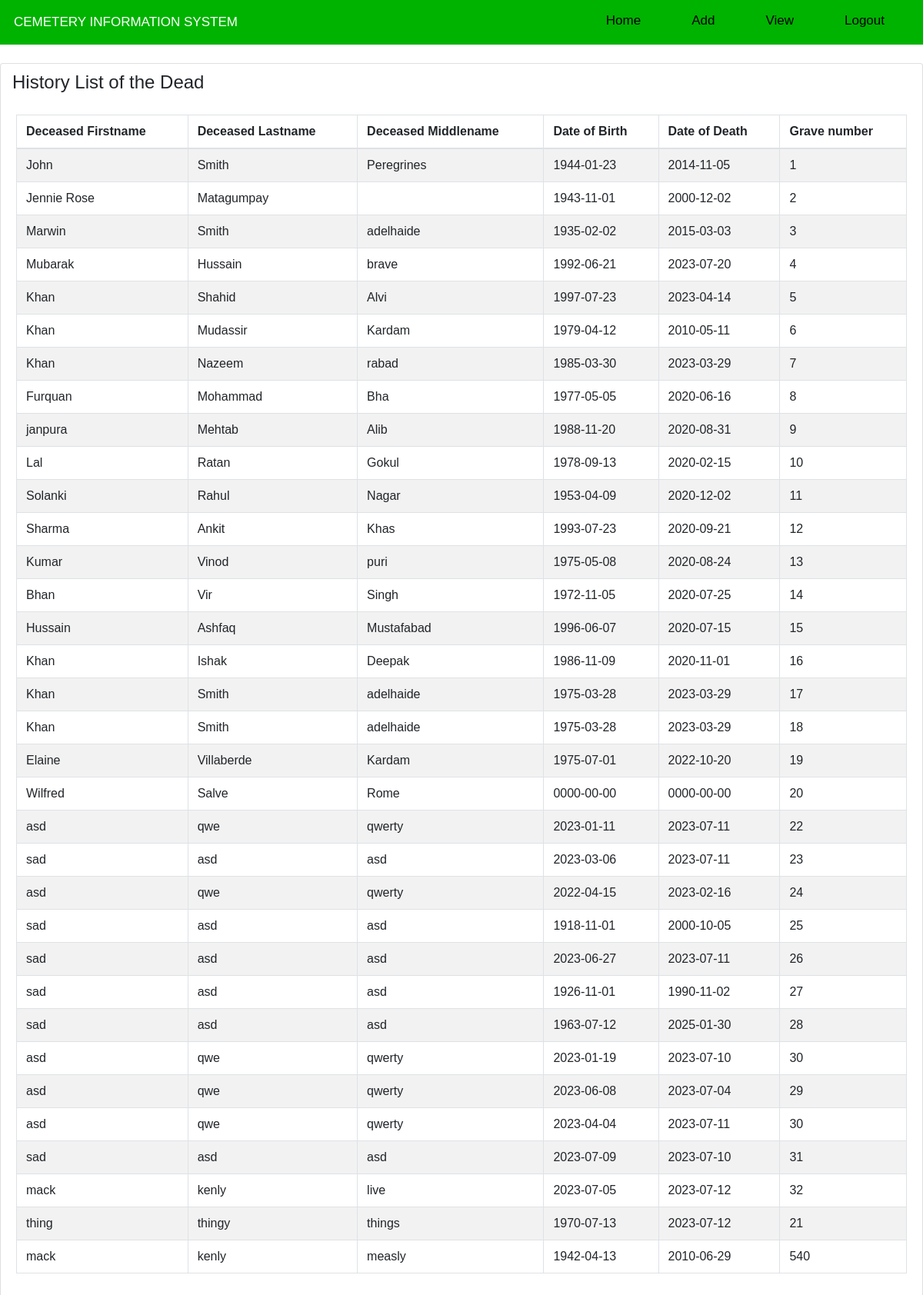
The app's page /admin_page.php with its own data.
### tables this page shows
CREATE TABLE `dperson` (
  `id` int(30) NOT NULL,
  `firstname` varchar(255) NOT NULL,
  `lastname` varchar(255) NOT NULL,
  `middlename` varchar(255) NOT NULL,
  `DofBirth` date NOT NULL,
  `DofDeath` date NOT NULL,
  `Graveno` int(100) NOT NULL
);

### admin_page.php (the view, shortened to what this page needs)
<?php
require 'config.php';
?>
<!DOCTYPE html>
<html>
<head>
    <link rel="stylesheet" href="assets/bootstrap/css/bootstrap.min.css">
    <link rel="stylesheet" href="assets/fonts/simple-line-icons.min.css">
    <link rel="stylesheet" href="https://cdnjs.cloudflare.com/ajax/libs/baguettebox.js/1.10.0/baguetteBox.min.css">
    <link rel="stylesheet" href="assets/css/smoothproducts.css">
    <link rel="stylesheet" href="User.css">
</head>
<body>
  <div class="topnav" id="myTopnav">
    <div class="topnav-1" style="font-size:3vw;">
      <a href="#index" class="active">CEMETERY INFORMATION SYSTEM</a>
    </div>
    <a href="logout.php">Logout</a>
    <a href="dperson-view.php">View</a>
    <a href="dperson-create.php">Add</a>
    <a href="admin_page.php">Home</a>
  </div>
  <main class="page landing-page">
    <div class="column">
        <div class="card mt-4">
            <h4 style="padding-left:15px; padding-top:10px;">History List of the Dead</h4>
            <div class="card-body">
                <table class="table table-bordered table-striped">
                    <thead>
                        <tr>
                            <th>Deceased Firstname</th>
                            <th>Deceased Lastname</th>
                            <th>Deceased Middlename</th>
                            <th>Date of Birth</th>
                            <th>Date of Death</th>
                            <th>Grave number</th>
                        </tr>
                    </thead>
                        <tbody>
                            <?php
                            $query = "SELECT * FROM dperson";
                            $query_run = mysqli_query($conn, $query);
                            if(mysqli_num_rows($query_run) > 0 )
                            {
                                foreach($query_run as $dperson)
                                {
                                    ?>
                                    <tr>
                                        <td><?= $dperson['firstname']; ?></td>
                                        <td><?= $dperson['lastname']; ?></td>
                                        <td><?= $dperson['middlename']; ?></td>
                                        <td><?= $dperson['DofBirth']; ?></td>
                                        <td><?= $dperson['DofDeath']; ?></td>
                                        <td><?= $dperson['Graveno']; ?></td>
                                    </tr>
                                    <?php
                                }
                            }
                            else
                            {
                                echo "<h5> No Record Found </h5>";
                            }
                            ?>
                        </tbody>
                </table>
            </div>
        </div>
    </div>
  </main>
<link rel="stylesheet" href="https://cdn.datatables.net/1.10.4/css/jquery.dataTables.min.css">
</body>
</html>

### assets/css/smoothproducts.css (style rules this page uses)
html, body { height: 100%; width: 100%; }

### User.css (style rules this page uses)
body { margin:0; font-family:Arial }
.topnav { overflow: hidden; background-color: #00b300; }
.topnav a { float: right; display: block; color: black; text-align: center; padding: 14px 16px; padding-right: 50px; text-decoration: none; font-size: 17px; }
.topnav-1 a { float: left; display: block; color: black; text-align: center; padding: 16px 18px; text-decoration: none; font-size: 17px; }
.active { background-color: #00b300; color: white; }

### records on screen
dperson: firstname "John", lastname "Smith", middlename "Peregrines", DofBirth "1944-01-23", DofDeath "2014-11-05", Graveno "1"
dperson: firstname "Jennie Rose", lastname "Matagumpay", DofBirth "1943-11-01", DofDeath "2000-12-02", Graveno "2"
dperson: firstname "Marwin", lastname "Smith", middlename "adelhaide", DofBirth "1935-02-02", DofDeath "2015-03-03", Graveno "3"
dperson: firstname "Mubarak", lastname "Hussain", middlename "brave", DofBirth "1992-06-21", DofDeath "2023-07-20", Graveno "4"
dperson: firstname "Khan", lastname "Shahid", middlename "Alvi", DofBirth "1997-07-23", DofDeath "2023-04-14", Graveno "5"
dperson: firstname "Khan", lastname "Mudassir", middlename "Kardam", DofBirth "1979-04-12", DofDeath "2010-05-11", Graveno "6"
dperson: firstname "Khan", lastname "Nazeem", middlename "rabad", DofBirth "1985-03-30", DofDeath "2023-03-29", Graveno "7"
dperson: firstname "Furquan", lastname "Mohammad", middlename "Bha", DofBirth "1977-05-05", DofDeath "2020-06-16", Graveno "8"
dperson: firstname "janpura", lastname "Mehtab", middlename "Alib", DofBirth "1988-11-20", DofDeath "2020-08-31", Graveno "9"
dperson: firstname "Lal", lastname "Ratan", middlename "Gokul", DofBirth "1978-09-13", DofDeath "2020-02-15", Graveno "10"
dperson: firstname "Solanki", lastname "Rahul", middlename "Nagar", DofBirth "1953-04-09", DofDeath "2020-12-02", Graveno "11"
dperson: firstname "Sharma", lastname "Ankit", middlename "Khas", DofBirth "1993-07-23", DofDeath "2020-09-21", Graveno "12"
dperson: firstname "Kumar", lastname "Vinod", middlename "puri", DofBirth "1975-05-08", DofDeath "2020-08-24", Graveno "13"
dperson: firstname "Bhan", lastname "Vir", middlename "Singh", DofBirth "1972-11-05", DofDeath "2020-07-25", Graveno "14"
dperson: firstname "Hussain", lastname "Ashfaq", middlename "Mustafabad", DofBirth "1996-06-07", DofDeath "2020-07-15", Graveno "15"
dperson: firstname "Khan", lastname "Ishak", middlename "Deepak", DofBirth "1986-11-09", DofDeath "2020-11-01", Graveno "16"
dperson: firstname "Khan", lastname "Smith", middlename "adelhaide", DofBirth "1975-03-28", DofDeath "2023-03-29", Graveno "17"
dperson: firstname "Khan", lastname "Smith", middlename "adelhaide", DofBirth "1975-03-28", DofDeath "2023-03-29", Graveno "18"
dperson: firstname "Elaine", lastname "Villaberde", middlename "Kardam", DofBirth "1975-07-01", DofDeath "2022-10-20", Graveno "19"
dperson: firstname "Wilfred", lastname "Salve", middlename "Rome", DofBirth "0000-00-00", DofDeath "0000-00-00", Graveno "20"
dperson: firstname "asd", lastname "qwe", middlename "qwerty", DofBirth "2023-01-11", DofDeath "2023-07-11", Graveno "22"
dperson: firstname "sad", lastname "asd", middlename "asd", DofBirth "2023-03-06", DofDeath "2023-07-11", Graveno "23"
dperson: firstname "asd", lastname "qwe", middlename "qwerty", DofBirth "2022-04-15", DofDeath "2023-02-16", Graveno "24"
dperson: firstname "sad", lastname "asd", middlename "asd", DofBirth "1918-11-01", DofDeath "2000-10-05", Graveno "25"
dperson: firstname "sad", lastname "asd", middlename "asd", DofBirth "2023-06-27", DofDeath "2023-07-11", Graveno "26"
dperson: firstname "sad", lastname "asd", middlename "asd", DofBirth "1926-11-01", DofDeath "1990-11-02", Graveno "27"
dperson: firstname "sad", lastname "asd", middlename "asd", DofBirth "1963-07-12", DofDeath "2025-01-30", Graveno "28"
dperson: firstname "asd", lastname "qwe", middlename "qwerty", DofBirth "2023-01-19", DofDeath "2023-07-10", Graveno "30"
dperson: firstname "asd", lastname "qwe", middlename "qwerty", DofBirth "2023-06-08", DofDeath "2023-07-04", Graveno "29"
dperson: firstname "asd", lastname "qwe", middlename "qwerty", DofBirth "2023-04-04", DofDeath "2023-07-11", Graveno "30"
dperson: firstname "sad", lastname "asd", middlename "asd", DofBirth "2023-07-09", DofDeath "2023-07-10", Graveno "31"
dperson: firstname "mack", lastname "kenly", middlename "live", DofBirth "2023-07-05", DofDeath "2023-07-12", Graveno "32"
dperson: firstname "thing", lastname "thingy", middlename "things", DofBirth "1970-07-13", DofDeath "2023-07-12", Graveno "21"
dperson: firstname "mack", lastname "kenly", middlename "measly", DofBirth "1942-04-13", DofDeath "2010-06-29", Graveno "540"
